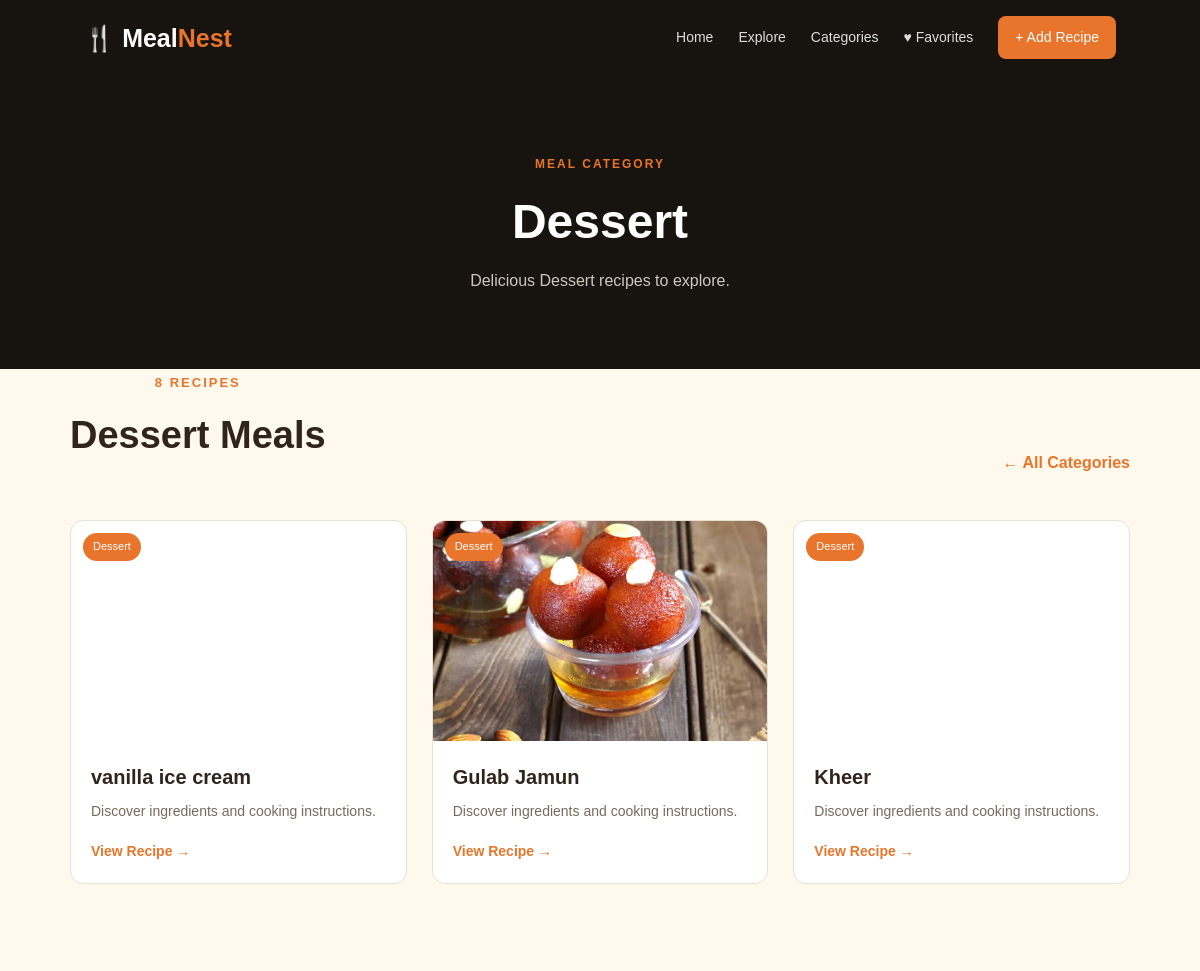
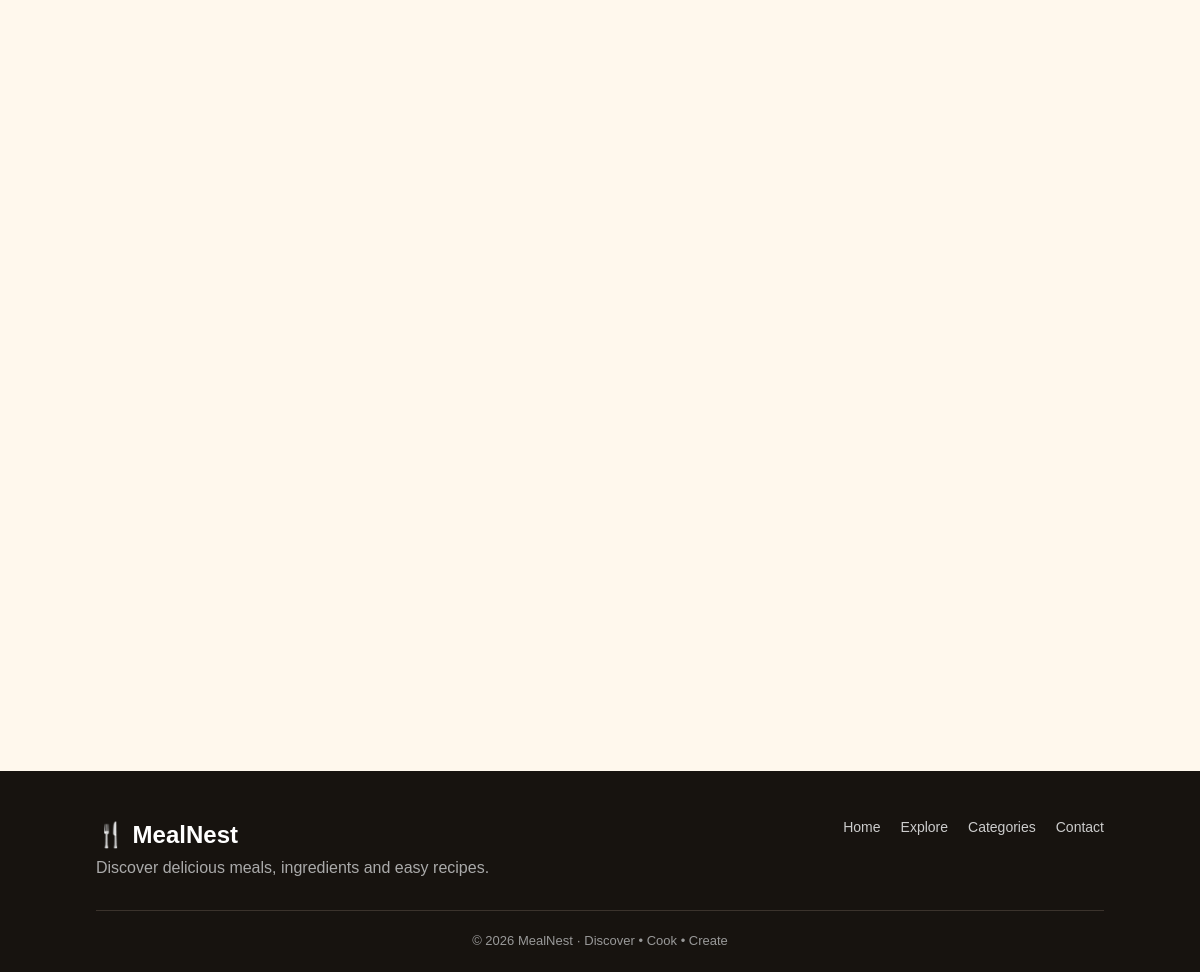
The app's page /category/Dessert with its own data (2 pictures, top to bottom).
### tables this page shows
CREATE TABLE meals (
            id INTEGER PRIMARY KEY AUTOINCREMENT,
            name TEXT NOT NULL,
            category TEXT NOT NULL,
            image TEXT NOT NULL,
            instructions TEXT NOT NULL
        );

### app.py (the view)
@app.route("/category/<category>")
def category(category):
    conn = get_db()
    meals = conn.execute("""
        SELECT *
        FROM meals
        WHERE category = ?
        ORDER BY id DESC
    """, (category,)).fetchall()
    conn.close()
    return render_template(
        "category.html",
        category=category,
        meals=meals
    )

### database.py (called while the page is built)
def get_db():
    conn = sqlite3.connect(DATABASE)
    conn.row_factory = sqlite3.Row
    return conn

### templates/category.html (shortened to what this page needs)
{% extends "base.html" %}
{% block content %}
<section class="page-header">
    <span>MEAL CATEGORY</span>
    <h1>
        {{ category }}
    </h1>
    <p>
        Delicious {{ category }} recipes to explore.
    </p>
</section>
<section class="section">
    <div class="section-title">
        <div>
            <span>
                {{ meals|length }} RECIPES
            </span>
            <h2>
                {{ category }} Meals
            </h2>
        </div>
        <a href="{{ url_for('categories') }}">
            ← All Categories
        </a>
    </div>
    <div class="meal-grid">
        {% for meal in meals %}
        <article class="meal-card">
            <div class="meal-image">
                <img
                    src="{{ url_for(
                        'static',
                        filename=meal.image
                    ) }}"
                    alt="{{ meal.name }}"
                    onerror="this.style.display='none';">
                <span class="meal-tag">
                    {{ meal.category }}
                </span>
            </div>
            <div class="meal-info">
                <h3>
                    {{ meal.name }}
                </h3>
                <p>
                    Discover ingredients and
                    cooking instructions.
                </p>
                <a
                    href="{{ url_for(
                        'recipe',
                        meal_id=meal.id
                    ) }}">
                    View Recipe →
                </a>
            </div>
        </article>
        {% endfor %}
    </div>
</section>
{% endblock %}

### static/css/style.css (style rules this page uses)
* { margin: 0; padding: 0; box-sizing: border-box; }
:root { --dark: #17130f; --dark-card: #241d17; --cream: #fff8ed; --orange: #e8752b; --gold: #f3a84b; --text: #30251d; --light-text: #77695d; --white: #ffffff; --border: #eadfd3; }
body { font-family: Arial, Helvetica, sans-serif; background: var(--cream); color: var(--text); line-height: 1.6; }
a { text-decoration: none; color: inherit; }
img { max-width: 100%; display: block; }
.section { max-width: 1100px; margin: 0 auto 80px; padding: 0 20px; }
.section-title { display: flex; align-items: end; justify-content: space-between; margin-bottom: 28px; }
.section-title span, .page-header span, .recipe-section-title span, .form-heading span, .contact-info > span { color: var(--orange); font-size: 12px; font-weight: bold; letter-spacing: 2px; }
.section-title h2 { font-size: 32px; margin-top: 5px; }
.section-title > a { color: var(--orange); font-weight: bold; }
.meal-grid { display: grid; grid-template-columns: repeat(3, 1fr); gap: 25px; }
.meal-card { background: white; border-radius: 13px; overflow: hidden; border: 1px solid var(--border); transition: 0.3s; }
.meal-image { height: 220px; position: relative; overflow: hidden; }
.meal-image img { width: 100%; height: 100%; object-fit: cover; transition: 0.5s; }
.meal-tag { position: absolute; top: 12px; left: 12px; background: var(--orange); color: white; padding: 5px 10px; border-radius: 20px; font-size: 11px; }
.meal-info { padding: 20px; }
.meal-info h3 { font-size: 20px; }
.meal-info p { color: var(--light-text); font-size: 14px; margin: 7px 0 15px; }
.meal-info > a { color: var(--orange); font-weight: bold; font-size: 14px; }
.page-header { text-align: center; padding: 75px 20px; background: var(--dark); color: white; }
.page-header h1 { font-size: 48px; margin: 8px 0; }
.page-header p { color: #d1c6bc; }
.hidden-card { opacity: 0; transform: translateY(25px); transition: 0.6s ease; }
.show-card { opacity: 1; transform: translateY(0); }
.section-title { text-align: center; margin-bottom: 45px; }
.section-title span { color: #e8752b; font-size: 13px; font-weight: 800; letter-spacing: 2px; }
.section-title h2 { margin: 10px 0; color: #30251d; font-size: 38px; font-weight: 800; }

### records on screen
meals: category "Dessert", name "vanilla ice cream"
meals: image (picture), category "Dessert", name "Gulab Jamun"
meals: category "Dessert", name "Kheer"

### other values on screen
{{ category }} "Dessert"
{{ meals|length }} "8"
